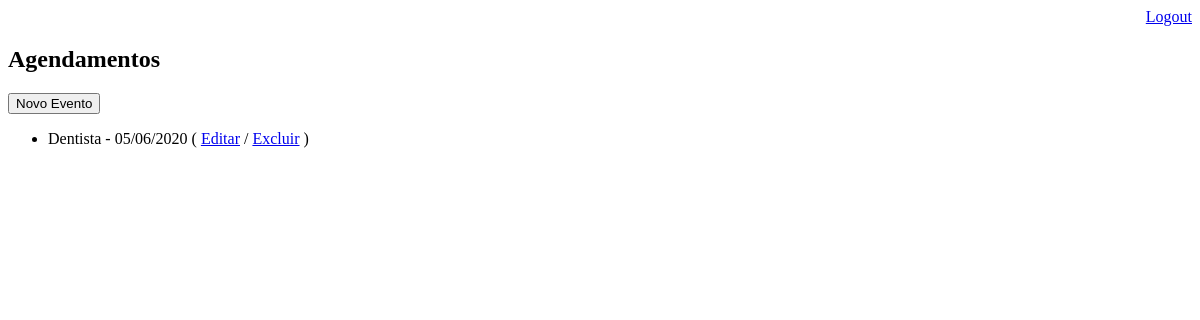
Page /agenda/ (signed in) on the earlier database version.
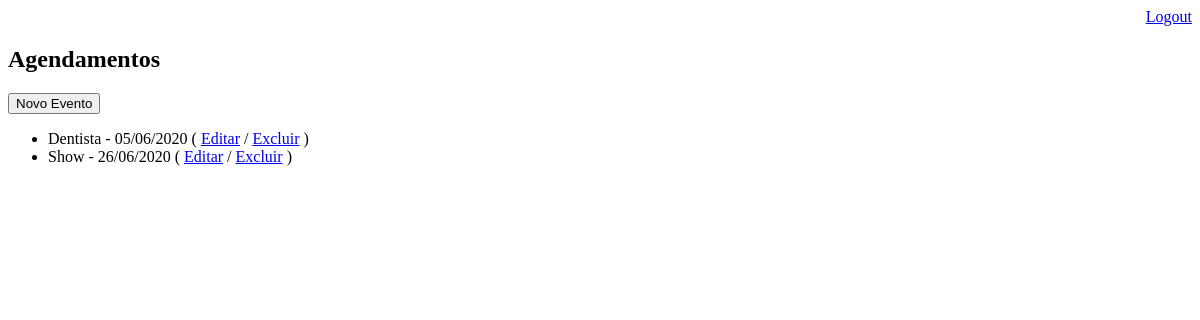
Same page on the later database version.
### core/models.py (models this page shows, shortened)
class Evento(models.Model):
    titulo = models.CharField(max_length=100)
    descricao = models.TextField(blank=True, null=True)
    data_evento = models.DateTimeField(verbose_name='Data do Evento')
    data_criacao = models.DateTimeField(auto_now=True)
    usuario = models.ForeignKey(User, on_delete=models.CASCADE)
    class Meta: #Define o nome da tabela
        db_table = 'evento'
    def get_data_evento(self):
        return self.data_evento.strftime('%d/%m/%Y')

### core/views.py (the view)
# urls.py: path('agenda/', views.lista_eventos),
@login_required(login_url='/login/')
def lista_eventos(request):
    usuario = request.user
    evento = Evento.objects.filter(usuario=usuario)
    dados = {'eventos': evento}
    return render(request, 'agenda.html', dados)

### templates/agenda.html (shortened to what this page needs)
<!DOCTYPE html>
<html lang="en">
<head>
    <div align="right">
        <a href="/logout">Logout</a>
    </div>
</head>
<body>
    <h2>Agendamentos</h2>
    <a href="evento/">
        <button type="button">Novo Evento</button>
    </a>
    <ul>
    {% for evento in eventos %}
        <li>
            {{evento.titulo}} - {{evento.get_data_evento}}
            ( <a href="evento/?id={{ evento.id }}">Editar</a>
            / <a href="evento/delete/{{ evento.id }}">Excluir</a> )
        </li>
    {% endfor %}
    </ul>
</body>
</html>

Differences in the rows shown:
added Evento: titulo "Show", get_data_evento "26/06/2020"
